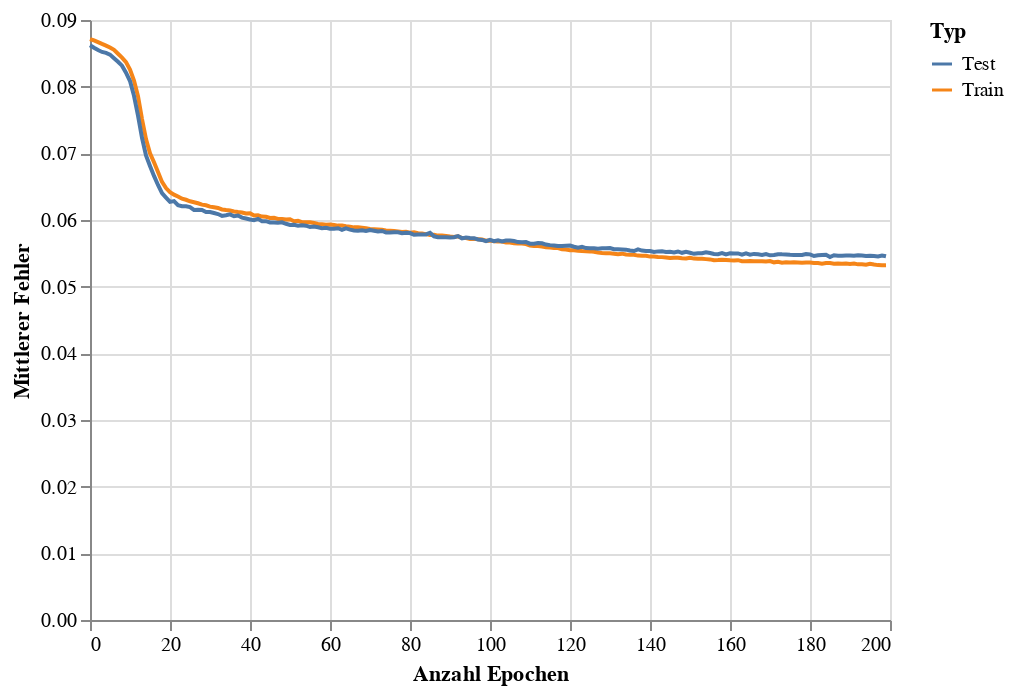

Notebook source saved alongside this figure:
### Code cell
train_eval_loss_chart = alt.Chart(loss_df).mark_line().encode(
    x = alt.X('Epoch', title='Anzahl Epochen'),
    y = alt.Y('Loss',title='Mittlerer Fehler'),
    color = alt.Color('Type',title='Typ')
)
train_eval_loss_chart

### Figure 1 — Vega-Lite specification as saved in the notebook (floating-point values rounded to 4 significant figures; data arrays with more than 128 entries replaced by an {"elided": "..."} marker saying what was removed)
{"config": {"view": {"continuousWidth": 400, "continuousHeight": 300}}, "data": {"name": "data-374507719817cb228b23af26f3829431"}, "mark": "line", "encoding": {"color": {"field": "Type", "title": "Typ", "type": "nominal"}, "x": {"field": "Epoch", "title": "Anzahl Epochen", "type": "quantitative"}, "y": {"field": "Loss", "title": "Mittlerer Fehler", "type": "quantitative"}}, "$schema": "https://vega.github.io/schema/vega-lite/v4.17.0.json", "datasets": {"data-374507719817cb228b23af26f3829431": {"elided": "400 records"}}}
